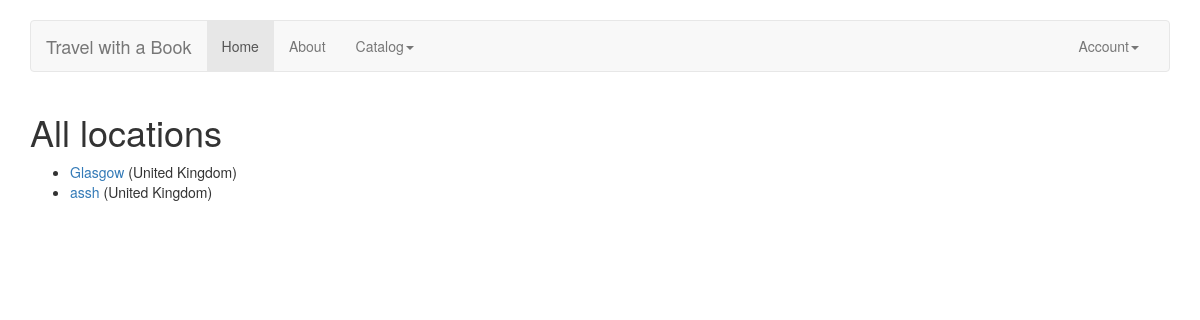
/catalog/locations/, run on the app's committed database.
### catalog/models.py (models this page shows, shortened)
class Location(models.Model):
    name = models.CharField(max_length=100)
    country = models.CharField(max_length=50)
    region = models.CharField(max_length=50, blank=True)
    description = models.TextField(blank=True, null=True, help_text='A short description of the location.')
    class Meta:
        ordering = ["name", "country"]
    def get_absolute_url(self):
        return reverse('location-details', args=[str(self.id)])

### catalog/views.py (the view)
# urls.py: path('locations/', views.LocationListView.as_view(), name='locations'),
class LocationListView(generic.ListView):
    model = Location
    paginate_by = 10

### catalog/templates/catalog/location_list.html
{% extends "base_template.html" %}
{% block content %}
    <h1>All locations</h1>
    {% if location_list %}
    <ul>
        {% for location in location_list %}
        <li>
            <a href="{{ location.get_absolute_url }}">{{ location.name }}</a> ({{ location.country }})
        </li>
        {% endfor %}
    </ul>
    {% else %}
    <p>There are no locations yet.</p>
    {% endif %}
{% endblock %}

### data on the page
Location: name "Glasgow", country "United Kingdom"
Location: name "assh", country "United Kingdom"
